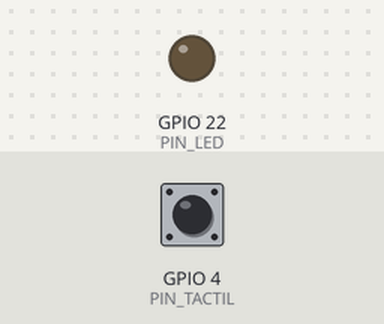
The sketch below on a simulated ESP32. Parts: output pins drawn as LEDs (lit = HIGH). The test bench sets the inputs (shaded band); at power-on: GPIO 4 (PIN_TACTIL) HIGH. What the sketch prints to the serial monitor is not drawn.

Above: at 2.2 s.
2.3 s: GPIO 4 (PIN_TACTIL) pulled LOW for 1 s
At 2.75 s:
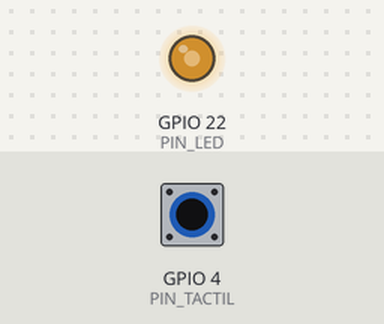
At 3.22 s:
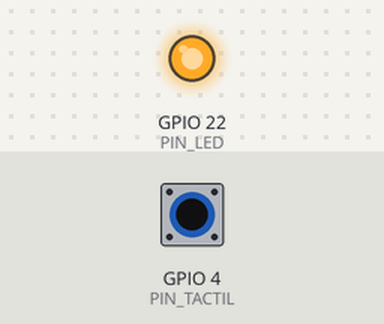
5.3 s: GPIO 4 (PIN_TACTIL) pulled LOW for 3.2 s
At 5.45 s:
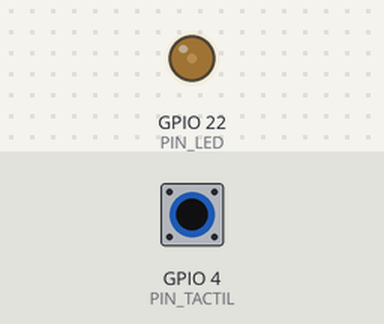
Timing chart, 0 to 10.8 s (numbered marks = the images above; inputs shaded):
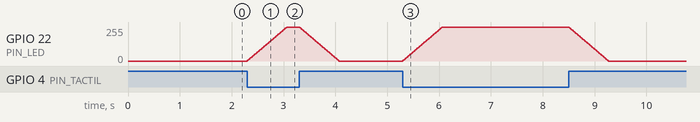

The sketch:

ESP32-Touch_led_Memoria.ino
```cpp
// --- Configuración de hardware (ESP32) ---
#define PIN_TACTIL         T0        // Pin táctil
const int PIN_LED          = 22;     // Pin del LED (PWM)
const int CANAL_PWM        = 0;      // Canal PWM para ledc
const int FREQ_PWM         = 5000;   // Frecuencia PWM (Hz)
const int RES_PWM_BITS     = 8;      // Resolución PWM (0..255)

// --- Umbrales y tiempos ---
const int UMBRAL_TACTIL_ON  = 30;    // Menor -> tocado
const int UMBRAL_TACTIL_OFF = 35;    // Histeresis para soltar
const unsigned long RAMP_INTERVAL_MS      = 15;   // Cada cuánto ajusto brillo
const uint8_t       RAMP_STEP             = 5;    // Paso de brillo por ajuste
const unsigned long SAMPLE_INTERVAL_MS    = 50;   // Muestra para grabación/replay
const unsigned long TIEMPO_INACTIVIDAD_MS = 60000; // 1 minuto de apagado para iniciar replay

// --- Archivo de patrones en RAM ---
const int MAX_PATRONES = 8;      // Cantidad máxima de toques guardados
const int MAX_STEPS    = 800;    // Muestras por patrón (50 ms * 800 ≈ 40 s)
uint8_t patrones[MAX_PATRONES][MAX_STEPS];
uint16_t largoPatron[MAX_PATRONES];
int cantidadPatrones = 0;

// --- Estado de brillo (0..255) ---
uint8_t brilloActual   = 0;
uint8_t brilloObjetivo = 0;

// --- Estado de contacto y tiempos ---
bool    tocando                 = false;
bool    tocandoPrevio           = false;
unsigned long tUltimoRamp       = 0;
unsigned long tUltimaMuestra    = 0;
unsigned long tDesdeApagado     = 0;  // Marca desde cuándo está en 0 (apagado estable)

// --- Grabación ---
bool     grabando        = false;
int      idxPatronActual = -1;
uint16_t pasosGrabados   = 0;

// --- Reproducción ---
bool     reproduciendo   = false;
int      idxPatronReplay = 0;    // cuál patrón (0..cantidadPatrones-1)
uint16_t pasoReplay      = 0;    // índice dentro del patrón
bool     faseFadeOut     = false; // tras cada patrón, hacer un fade out a 0
uint8_t  brilloReplay    = 0;

// ------------------ Utilidades ------------------

void aplicarBrillo(uint8_t b) {
  ledcWrite(CANAL_PWM, b);
  brilloActual = b;
}

void setBrilloObjetivo(uint8_t b) {
  brilloObjetivo = b;
}

// Rampa no bloqueante hacia brilloObjetivo
void actualizarRampa() {
  unsigned long ahora = millis();
  if (ahora - tUltimoRamp < RAMP_INTERVAL_MS) return;
  tUltimoRamp = ahora;

  if (brilloActual < brilloObjetivo) {
    uint16_t next = brilloActual + RAMP_STEP;
    aplicarBrillo(next > brilloObjetivo ? brilloObjetivo : next);
  } else if (brilloActual > brilloObjetivo) {
    int next = (brilloActual > RAMP_STEP) ? (brilloActual - RAMP_STEP) : 0;
    aplicarBrillo(next < brilloObjetivo ? brilloObjetivo : next);
  }

  // Mantener marca de "apagado estable"
  if (!tocando && !reproduciendo && brilloActual == 0) {
    // Si recién llegó a 0, inicia contador
    if (tDesdeApagado == 0) tDesdeApagado = ahora;
  } else {
    tDesdeApagado = 0; // no está apagado estable
  }
}

// Agregar una muestra al patrón actual
void grabarMuestra(uint8_t b) {
  if (!grabando || idxPatronActual < 0) return;
  if (pasosGrabados < MAX_STEPS) {
    patrones[idxPatronActual][pasosGrabados++] = b;
  }
}

// Iniciar grabación en un nuevo patrón
void iniciarGrabacion() {
  if (cantidadPatrones < MAX_PATRONES) {
    idxPatronActual = cantidadPatrones;
  } else {
    // Si llegamos al límite, sobreescribimos el más antiguo (rotación)
    // Desplazar todos hacia arriba y usar el último índice
    for (int i = 1; i < MAX_PATRONES; ++i) {
      memcpy(patrones[i - 1], patrones[i], MAX_STEPS);
      largoPatron[i - 1] = largoPatron[i];
    }
    idxPatronActual = MAX_PATRONES - 1;
    cantidadPatrones = MAX_PATRONES - 1; // se recontará más abajo
  }

  pasosGrabados = 0;
  grabando = true;
}

// Finalizar grabación y guardar longitud
void finalizarGrabacion() {
  if (!grabando) return;
  grabando = false;
  largoPatron[idxPatronActual] = pasosGrabados;

  // Solo contar patrones que tengan al menos 1 muestra
  if (pasosGrabados > 0) {
    // Si era un overwrite circular, ya ajustamos arriba
    if (idxPatronActual == cantidadPatrones) {
      cantidadPatrones++;
    }
  }
  idxPatronActual = -1;
  pasosGrabados = 0;
}

// Inicia modo de reproducción autónoma
void iniciarReproduccion() {
  if (cantidadPatrones == 0) return;
  reproduciendo    = true;
  idxPatronReplay  = 0;
  pasoReplay       = 0;
  faseFadeOut      = false;
  brilloReplay     = 0;
  tUltimaMuestra   = millis();
}

// Detiene reproducción
void detenerReproduccion() {
  reproduciendo = false;
  faseFadeOut   = false;
  // Al detener, volvemos a control manual; el brillo objetivo depende de toque
}

// Avanza la reproducción no bloqueante
void actualizarReproduccion() {
  if (!reproduciendo || cantidadPatrones == 0) return;

  unsigned long ahora = millis();
  if (ahora - tUltimaMuestra < SAMPLE_INTERVAL_MS) return;
  tUltimaMuestra = ahora;

  if (!faseFadeOut) {
    // Reproducir la forma grabada
    uint16_t L = largoPatron[idxPatronReplay];
    if (L == 0) {
      // Si está vacío por alguna razón, saltamos al siguiente
      faseFadeOut = true;
      brilloReplay = brilloActual;
    } else {
      // Seteo directo de brillo según la muestra grabada
      brilloReplay = patrones[idxPatronReplay][pasoReplay];
      aplicarBrillo(brilloReplay);
      pasoReplay++;
      if (pasoReplay >= L) {
        // Terminó el patrón: hacemos un fade out suave hacia 0
        faseFadeOut = true;
      }
    }
  } else {
    // Fase de apagado gradual tras reproducir el patrón
    if (brilloReplay > 0) {
      brilloReplay = (brilloReplay > RAMP_STEP) ? (brilloReplay - RAMP_STEP) : 0;
      aplicarBrillo(brilloReplay);
    } else {
      // Pasar al siguiente patrón
      faseFadeOut    = false;
      pasoReplay     = 0;
      idxPatronReplay = (idxPatronReplay + 1) % cantidadPatrones;
    }
  }
}

// ------------------ Arduino ------------------

void setup() {
  delay(1000);
  Serial.begin(115200);

  // PWM para LED
  ledcSetup(CANAL_PWM, FREQ_PWM, RES_PWM_BITS);
  ledcAttachPin(PIN_LED, CANAL_PWM);
  aplicarBrillo(0);
  setBrilloObjetivo(0);

  // Info inicial
  Serial.println("Sistema listo: toque para encender gradualmente, suelte para apagar gradualmente.");
  Serial.println("Se grabarán los patrones de contacto. Tras 1 min apagado, se reproducen en bucle.");
}

void loop() {
  // 1) Lectura tactil con histeresis
  int valorTactil = touchRead(PIN_TACTIL);
  bool tocandoAhora = tocando
                      ? (valorTactil < UMBRAL_TACTIL_OFF)   // seguir tocando hasta OFF
                      : (valorTactil < UMBRAL_TACTIL_ON);   // empezar a tocar en ON

  // 2) Interrupción inmediata de reproducción si alguien toca
  if (reproduciendo && tocandoAhora) {
    detenerReproduccion();
  }

  // 3) Detección de flancos para manejar grabación
  if (tocandoAhora && !tocandoPrevio) {
    // Comienzo de contacto: iniciar grabación y objetivo subir
    iniciarGrabacion();
    setBrilloObjetivo(255);
  }
  if (!tocandoAhora && tocandoPrevio) {
    // Fin de contacto: finalizar grabación y objetivo bajar
    finalizarGrabacion();
    setBrilloObjetivo(0);
  }

  // 4) Control manual de rampa (si NO está reproduciendo)
  if (!reproduciendo) {
    actualizarRampa();
  } else {
    // 5) Control de reproducción (si está activo)
    actualizarReproduccion();
  }

  // 6) Muestreo periódico para grabación
  unsigned long ahora = millis();
  if (ahora - tUltimaMuestra >= SAMPLE_INTERVAL_MS) {
    tUltimaMuestra = ahora;
    if (grabando) {
      // Guardamos cómo evoluciona el brillo durante el toque
      grabarMuestra(brilloActual);
    }
  }

  // 7) Autoinicio de reproducción tras 1 minuto en apagado estable
  if (!reproduciendo && !tocandoAhora && brilloActual == 0 && tDesdeApagado > 0) {
    if (millis() - tDesdeApagado >= TIEMPO_INACTIVIDAD_MS && cantidadPatrones > 0) {
      iniciarReproduccion();
      // Si al iniciar el replay estaba en grabación por algún edge raro, cerramos
      if (grabando) finalizarGrabacion();
    }
  }

  // 8) Debug opcional
  // Serial.printf("touch=%d tocando=%d brillo=%d obj=%d grab=%d rep=%d patrones=%d\n",
  //               valorTactil, tocandoAhora, brilloActual, brilloObjetivo,
  //               grabando, reproduciendo, cantidadPatrones);

  tocandoPrevio = tocando;
  tocando       = tocandoAhora;
}
```

Measured:
- after the input at 2.3 s, GPIO 22 (PIN_LED): rises from 0/255 to 255/255 in 0.76 s, then falls to 0/255 in 1.0 s
- after the input at 5.3 s, GPIO 22 (PIN_LED): rises from 0/255 to 255/255 in 0.75 s, then falls to 0/255 in 3.2 s
